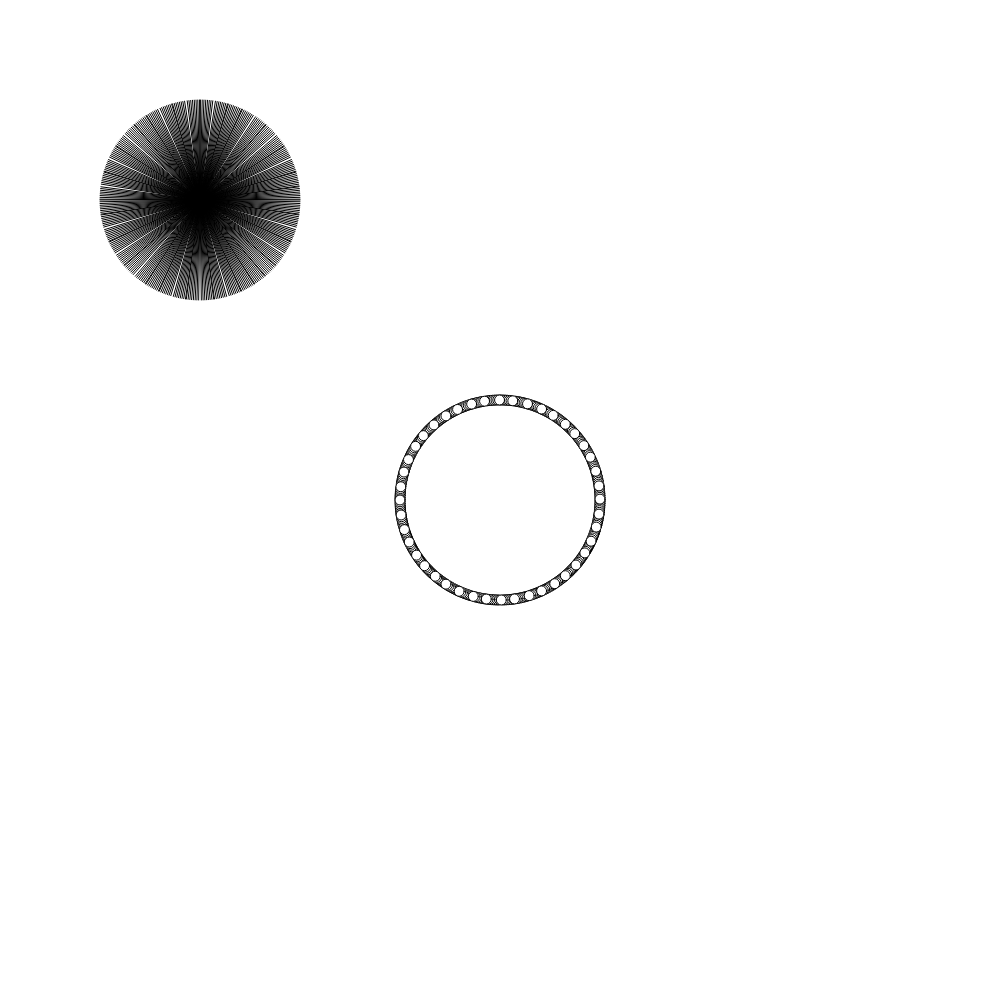
Frame 1 (no input)
Frame 60 (no input): identical to frame 1, image omitted
Frame 120 (the mouse pressed at the canvas centre since frame 60): identical to frame 1, image omitted

The p5.js sketch that drew this single still picture (run headless with seeded random() and noise() and a simulated clock; from frame 60 on, the mouse is pressed at the canvas centre):

// p5.js sketch
// ── sketch.js
function setup() {
  createCanvas(1000, 1000);
}
var x=200;
var y=200;
var r=100;
function draw() {
	clear();
  for (var i=0; i<360; i++) {
    line(x,y,x+cos(i)*r,y+sin(i)*r);
    ellipse(500+cos(i)*r,500+sin(i)*r,10,10);
  }
  }
